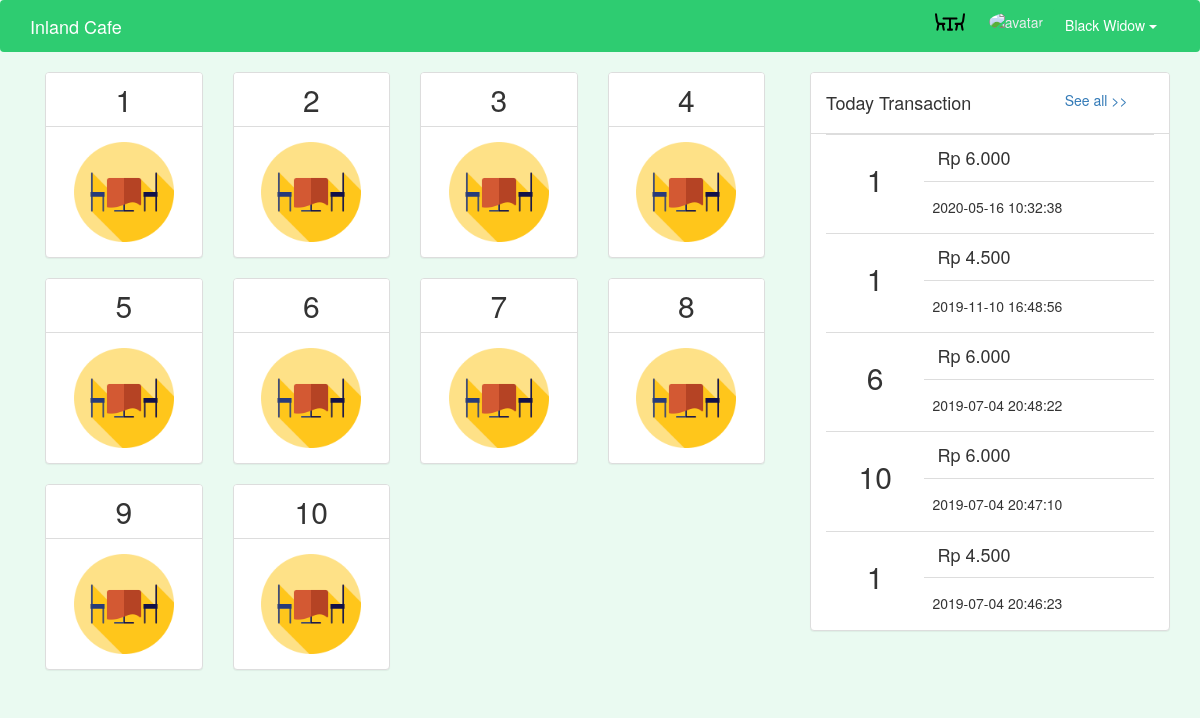
Page /kasir/table.php (signed in) on the committed database.
### tables this page shows
CREATE TABLE `tbl_pegawai` (
  `id_pegawai` int(11) NOT NULL,
  `nama_pegawai` varchar(50) NOT NULL,
  `alamat_pegawai` text NOT NULL,
  `kontak_pegawai` varchar(14) NOT NULL,
  `posisi_pegawai` varchar(50) NOT NULL,
  `logs` int(11) NOT NULL
);

CREATE TABLE `tbl_orders` (
  `id_order` int(11) NOT NULL,
  `no_meja` int(11) NOT NULL,
  `id_cabang` int(11) NOT NULL,
  `id_user` int(11) NOT NULL,
  `tgl_order` datetime NOT NULL DEFAULT CURRENT_TIMESTAMP,
  `grandtotal` double NOT NULL,
  `logs` int(11) NOT NULL
);

### kasir/models/Karyawans.php (called while the page is built, shortened)
<?php
    class Karyawan
    {
        private $conn;
        public function __construct($db)
        {
            $this->conn = $db;
        }
        function readKaryawan($id_pegawai)
        {
            $query = "SELECT * FROM tbl_pegawai WHERE id_pegawai = :id_pegawai";
            $stmt = $this->conn->prepare($query);
            $stmt->execute(array('id_pegawai' => $id_pegawai));
            return $stmt;
        }
    }

### kasir/models/Cabangs.php (called while the page is built, shortened)
<?php
    class Cabang
    {
    	private $conn;
        public function __construct($db)
        {
            $this->conn = $db;
        }
        function readJumMeja($id_cabang)
        {
            $query = "SELECT jumlah_meja FROM tbl_cabang WHERE id_cabang = :id_cabang";
            $stmt = $this->conn->prepare($query);
            $stmt->execute(array('id_cabang' => $id_cabang));
            return $stmt;
        }
    }
?>

### kasir/models/Orders.php (called while the page is built, shortened)
<?php
    class Order
    {
        private $conn;
        public function __construct($db)
        {
            $this->conn = $db;
        }
        function readOrders()
        {
            $query = "SELECT * FROM tbl_orders WHERE grandtotal != 0 ORDER BY tgl_order DESC LIMIT 5";
            $stmt = $this->conn->prepare($query);
            $stmt->execute();
            return $stmt;
        }
    }

### kasir/functions.php (called while the page is built, shortened)
<?php
	function rupiah($angka){
		$hasil_rupiah = "Rp " . number_format($angka,0,',','.');
		return $hasil_rupiah;
	}
?>

### kasir/table.php (the view, shortened to what this page needs)
<?php
    include_once 'header.php';
    include_once 'models/Cabangs.php';
    include_once 'models/Orders.php';
    include_once 'functions.php';
    include_once 'navbar.php';
    $database = new Database();
    $db = $database->connect();
    $cabang = new Cabang($db);
    $result = $cabang->readJumMeja(1);
    $order = new Order($db);
	$orders = $order->readOrders();
    foreach ($result as $value) {
       $jumlah_meja = $value['jumlah_meja'];
    }
?>
<div class="container">
    <div class="row">
        <div class="col-md-8">
            <?php
                for ($i=1; $i <= $jumlah_meja ; $i++) {
                    echo "
                        <div class='col-md-3' onclick='tableOrder(\"$i\")'>
                            <div class='panel panel-default'>
                                <div class='panel-heading text-center' style='background-color:white;padding-top:5px;padding-bottom:5px;'><h2 style='margin:5px;'>".$i."</h2></div>
                                <div class='panel-body text-center'>
                                    <img src='../dist/img/icon_table_front.png'  alt='table' style='width:100px; height:100px;'>
                                </div>
                            </div>
                        </div>
                    ";
                }
            ?>
        </div>
        <div class="col-md-4">
            <div class='panel panel-default'>
                <div class="panel-heading" style='background-color:white;'>
                    <div class="row">
                    <div class="col-md-8"><h4>Today Transaction</h4></div>
                    <div class="col-md-4"><h5><a href="transaksi.php">See all >></a></h5></div>
                    </div>
                </div>
                <div class='panel-body text-center' style="padding-top : 0px; padding-bottom : 0px;">
                  <?php
                    foreach ($orders as $value_order) {
                        echo"
                        <table data-toggle='modal' data-target='#myModal' onclick='detailOrder(".$value_order['id_order'].")' class='table' style='margin-bottom : 0px;'>
                            <tr>
                                <td rowspan='0' width='30%'>
                                    <h2>".$value_order['no_meja']."</h2>
                                </td>
                                <td>
                                    <h4 style='text-align:left; margin:5px;'>".rupiah($value_order['grandtotal'])."</h4>
                                </td>
                            </tr>
                            <tr>
                                <td style='text-align:left; margin:5px;'>
                                    <h5>".$value_order['tgl_order']."</h5>
                                </td>
                            </tr>
                        </table>";
                    }
                  ?>
                </div>
            </div>
        </div>
    </div>
</div>
<?php
    include_once 'footer.php';
?>

### kasir/header.php (shortened to what this page needs)
<!DOCTYPE html>
<html>
  <head>
    <link rel="stylesheet" href="/cafe/bootstrap/css/bootstrap.min.css">
    <link rel="stylesheet" href='/cafe/kasir/style.css?version=<?php echo rand()?>'>
    <link rel="stylesheet" href="/cafe/bower_components/eonasdan-bootstrap-datetimepicker/build/css/bootstrap-datetimepicker.min.css" />
    <link rel="stylesheet" href="/cafe/plugins/font-awesome/css/all.min.css">
    <link rel="stylesheet" href="/cafe/plugins/ionicons/css/ionicons.min.css">
    <link rel="stylesheet" href="/cafe/plugins/DataTables1/datatables.min.css">
    <link rel="stylesheet" type="text/css" href="/cafe/plugins/DataTables/css/dataTables.bootstrap.min.css"/>
    <link rel="stylesheet" type="text/css" href="/cafe/plugins/Responsive-2.2.2/css/responsive.bootstrap.min.css"/>
  </head>
  <body class="bg-green-soft">
    <div class="">

### kasir/navbar.php (shortened to what this page needs)
<?php
	include_once 'models/Karyawans.php';
	$database = new Database();
	$db = $database->connect();
	$peg = new Karyawan($db);
	$result = $peg->readKaryawan($_SESSION['id_peg']);
	$row = $result->fetch(PDO::FETCH_ASSOC);
?>
<nav class="navbar navbar-light bg-green">
	<div class="container">
		<a class="navbar-brand" href="index.php">
				Inland Cafe
		</a>
		<div class="account pull-right">
			<img src="../dist/img/ico_table.svg" id="link_table" style="width: 30px; height: 30px;  margin-right: 20px; fill: white;">
			<img src="../dist/img/ico_coffee.png" class="img-avatar" alt="avatar">
			<div class="btn-group" style="margin-top:7px;">
				<button type="button" class="btn btn-default bg-green account-menu dropdown-toggle" data-toggle="dropdown" aria-haspopup="true" aria-expanded="false">
					<?php echo $row['nama_pegawai'] ?> <span class="caret"></span>
				</button>
			</div>
		</div>
	</div>
</nav>

### kasir/style.css (style rules this page uses)
img.img-avatar { width: 30px; height: 30px; border-radius: 50%; margin-right: 5px; }
button.btn.btn-default.account-menu { border-color: #2ecc71; background-color: #2ecc71; color: white; }
.bg-green { background-color: #2ecc71; color: #eaecee; }
.bg-green-soft { background-color: #eafaf1; }

### kasir/header.php (style rules this page uses)
.navbar-brand { color:white; }

### rows in the picture
tbl_pegawai: nama_pegawai "Black Widow"
tbl_orders: no_meja "1", grandtotal "Rp 6.000", tgl_order "2020-05-16 10:32:38"
tbl_orders: no_meja "1", grandtotal "Rp 4.500", tgl_order "2019-11-10 16:48:56"
tbl_orders: no_meja "6", grandtotal "Rp 6.000", tgl_order "2019-07-04 20:48:22"
tbl_orders: no_meja "10", grandtotal "Rp 6.000", tgl_order "2019-07-04 20:47:10"
tbl_orders: no_meja "1", grandtotal "Rp 4.500", tgl_order "2019-07-04 20:46:23"
